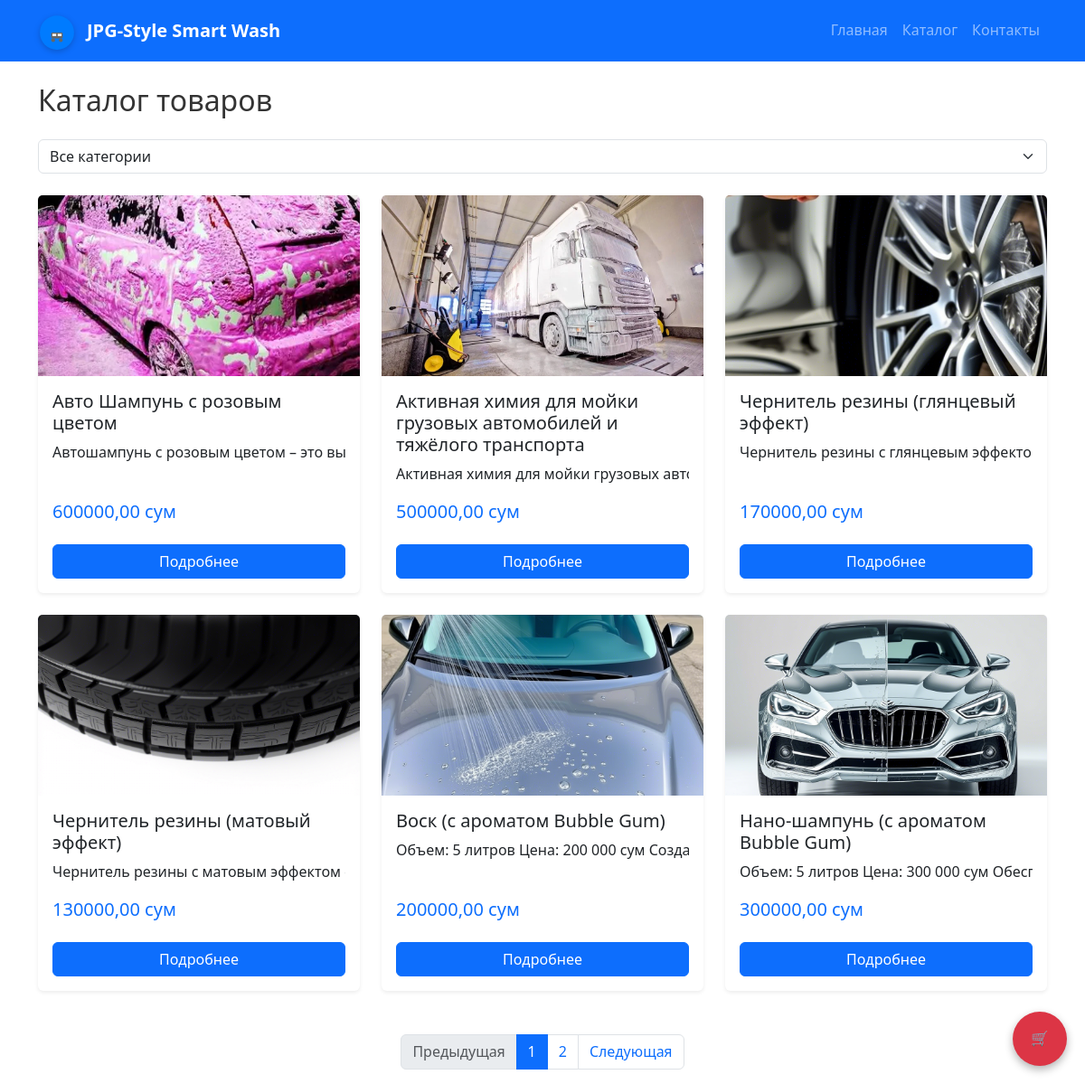
Page /catalog/ on the committed database.
### products/models.py (models this page shows, shortened)
class Product(models.Model):
    category = models.ForeignKey(
        Category,
        on_delete=models.CASCADE,
        verbose_name="Категория"
    )
    name = models.CharField(max_length=200, verbose_name="Название товара")
    description = models.TextField(verbose_name="Описание")
    price = models.DecimalField(max_digits=10, decimal_places=2)
    image = models.ImageField(upload_to='products/', verbose_name="Фото товара")
    class Meta:
        verbose_name = "Товар"
        verbose_name_plural = "Товары"
        ordering = ['-price']  # или ['name'], как тебе удобнее

### products/views.py (the view)
# urls.py: path('catalog/', views.catalog, name='catalog'),
def catalog(request):
    categories = Category.objects.all()
    selected_category = request.GET.get('category')
    try:
        selected_category_id = int(selected_category) if selected_category and selected_category.isdigit() else None
    except ValueError:
        selected_category_id = None
    products_list = Product.objects.filter(category_id=selected_category_id).order_by(
        '-id') if selected_category_id else Product.objects.all().order_by('-id')
    paginator = Paginator(products_list, 6)
    page_number = request.GET.get('page')
    try:
        products = paginator.page(page_number)
    except PageNotAnInteger:
        products = paginator.page(1)
    except EmptyPage:
        products = paginator.page(paginator.num_pages)
    return render(request, 'products/catalog.html', {
        'categories': categories,
        'products': products,
        'selected_category': selected_category_id,
        'has_products': products_list.exists()
    })

### products/templates/products/catalog.html (shortened to what this page needs)
{% extends "products/base.html" %}
{% block content %}
<h2 class="my-4">Каталог товаров</h2>
<div class="mb-4">
    <form method="get">
        <select name="category" class="form-select" onchange="this.form.submit()">
            <option value="">Все категории</option>
        </select>
    </form>
</div>
<div class="row g-4">
    {% if has_products %}
        {% for product in products %}
        <div class="col-md-4">
            <div class="card h-100 shadow-sm border-0">
                <img src="{{ product.image.url }}"
                     class="card-img-top"
                     style="height: 200px; object-fit: cover;"
                     alt="{{ product.name }}">
                <div class="card-body d-flex flex-column">
                    <h5 class="card-title">{{ product.name }}</h5>
                    <p class="card-text text-truncate">{{ product.description }}</p>
                    <h6 class="text-primary fs-5 mt-auto">{{ product.price }} сум</h6>
                    <a href="{% url 'product_detail' product.id %}" class="btn btn-primary mt-3">
                        Подробнее
                    </a>
                </div>
            </div>
        </div>
        {% endfor %}
    {% else %}
        <div class="col-12 text-center">
            <div class="alert alert-warning">Товаров пока нет</div>
        </div>
    {% endif %}
</div>
{% if products.paginator.num_pages > 1 %}
<nav aria-label="Навигация по страницам" class="mt-5">
    <ul class="pagination justify-content-center">
        {% if products.has_previous %}
        <li class="page-item">
            <a class="page-link" href="?page={{ products.previous_page_number }}">Предыдущая</a>
        </li>
        {% else %}
        <li class="page-item disabled">
            <span class="page-link">Предыдущая</span>
        </li>
        {% endif %}
        {% for i in products.paginator.page_range %}
        <li class="page-item {% if products.number == i %}active{% endif %}">
            <a class="page-link" href="?page={{ i }}">{{ i }}</a>
        </li>
        {% endfor %}
        {% if products.has_next %}
        <li class="page-item">
            <a class="page-link" href="?page={{ products.next_page_number }}">Следующая</a>
        </li>
        {% else %}
        <li class="page-item disabled">
            <span class="page-link">Следующая</span>
        </li>
        {% endif %}
    </ul>
</nav>
{% endif %}
{% endblock %}

### static/css/style.css (style rules this page uses)
body { font-family: 'Segoe UI', sans-serif; line-height: 1.6; color: #333; }
.card { display: flex; flex-direction: column; height: 100%; border: none; background-color: #fff; transition: all 0.3s ease; box-shadow: 0 0 10px rgba(0, 0, 0, 0.1); }
.card-img-top { object-fit: cover; height: 200px; transition: transform 0.3s ease; }
.card-body { display: flex; flex-direction: column; justify-content: space-between; padding: 1rem; flex: 1 1 auto; }
.card-title { font-size: 1.25rem; margin-bottom: 0.5rem; }
.card-text { overflow: hidden; text-overflow: ellipsis; display: -webkit-box; -webkit-line-clamp: 3; -webkit-box-orient: vertical; flex-grow: 1; }

### rows in the picture
Product: image (picture), name "Авто Шампунь с розовым цветом", description "Автошампунь с розовым цветом – это…", price "600000,00"
Product: image (picture), name "Активная химия для мойки грузовых автомобилей и тяжёлого транспорта", description "Активная химия для мойки грузовых а…", price "500000,00"
Product: image (picture), name "Чернитель резины (глянцевый эффект)", description "Чернитель резины с глянцевым эффек…", price "170000,00"
Product: image (picture), name "Чернитель резины (матовый эффект)", description "Чернитель резины с матовым эффекто…", price "130000,00"
Product: image (picture), name "Воск (с ароматом Bubble Gum)", description "Объем: 5 литров Цена: 200 000 сум Соз…", price "200000,00"
Product: image (picture), name "Нано-шампунь (с ароматом Bubble Gum)", description "Объем: 5 литров Цена: 300 000 сум Обе…", price "300000,00"

### other values in the picture
{{ i }} "1" "2"
